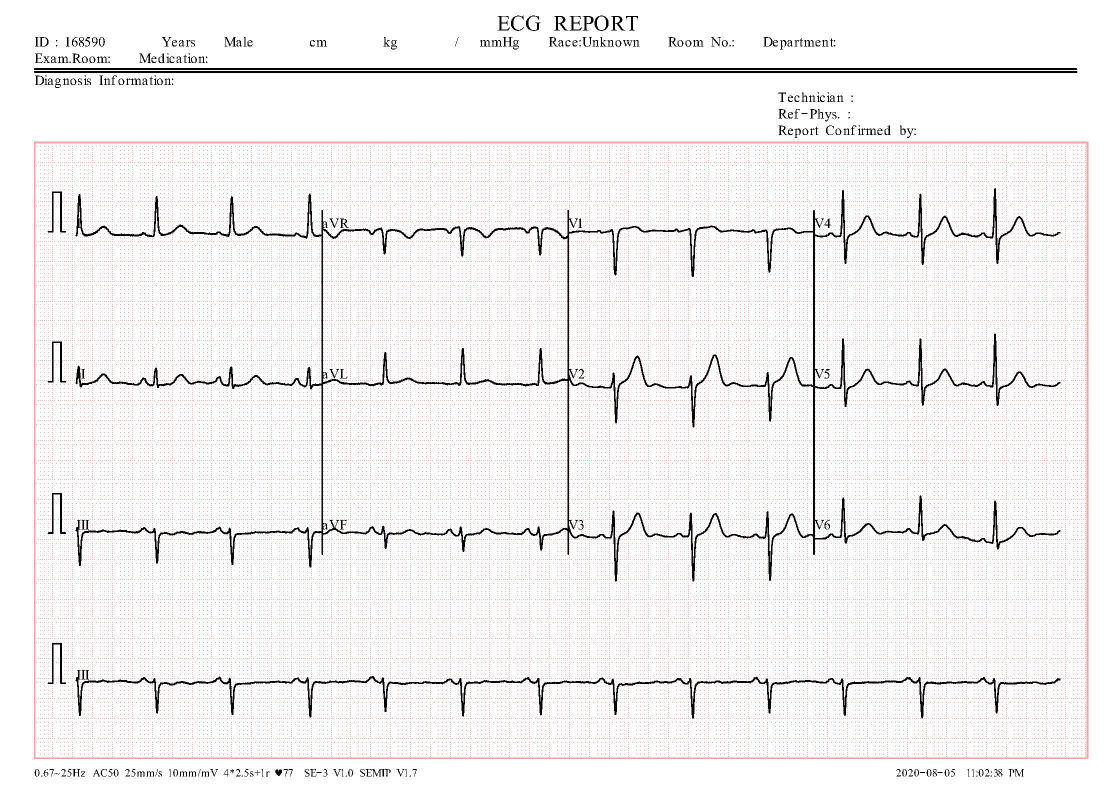
#> input picture data/NormalPersonECGImages/Normal_1.jpg, 2213 x 1572 px, given in place of Normal_100Cropped_lead1.png, which was not available (shown at 1/2 size)
$ jupyter execute --allow-errors ECG_to_csv.ipynb   (text cells are left out)
#> lines starting #> are read from the running program, lines starting #| are printed output that depends on the picture; after the words box and inside, x2 and y2 are one past the last pixel; in counts of white or black regions, pixels touching at a corner belong together; pictures that were not available may be replaced by others from this repository, and a replacement may not be noted
[cell 1]
import pandas as pd
import numpy as np
import cv2
import matplotlib.pyplot as plt
import os.path, sys, re
from PIL import Image
# from resizeimage import resizeimage

[cell 2]
cd ..

[cell 3]
img=cv2.imread( 'data/NormalPersonECGImages/Cropped_Images/Normal_100Cropped_lead1.png' )
#> img is the input picture: shape (1572, 2213, 3); mean B, G, R 240.3, 240.6, 242.9

[cell 4]
path="data/NormalPersonECGImages/Cropped_Images"
path2="data/CSV_Data/NormalPersonECGImages/"

#> (a cell that did not finish here is left out)

[cell 6]
# ECGImagesofPatientthathaveabnormalheartbeat
# ECGImagesofPatientthathaveHistoryofMI

[cell 7]
# [5 lines of commented-out code are left out]

path="data/ECGImagesofPatientthathaveHistoryofMI/Cropped_Images/"
path2 = "CSV_data/ECGImagesofPatientthathaveHistoryofMI/"


# path="data/NormalPersonECGImages/Cropped_Images/"
# path2 = "CSV_data/NormalPersonECGImages/"


#> (the rest of this cell did not finish here and is left out)

#> (a cell that did not finish here is left out)

[cell 9]
cd data/NormalPersonECGImages/Cropped_Images/

img=cv2.imread( 'Normal_100Cropped_lead1.png' )
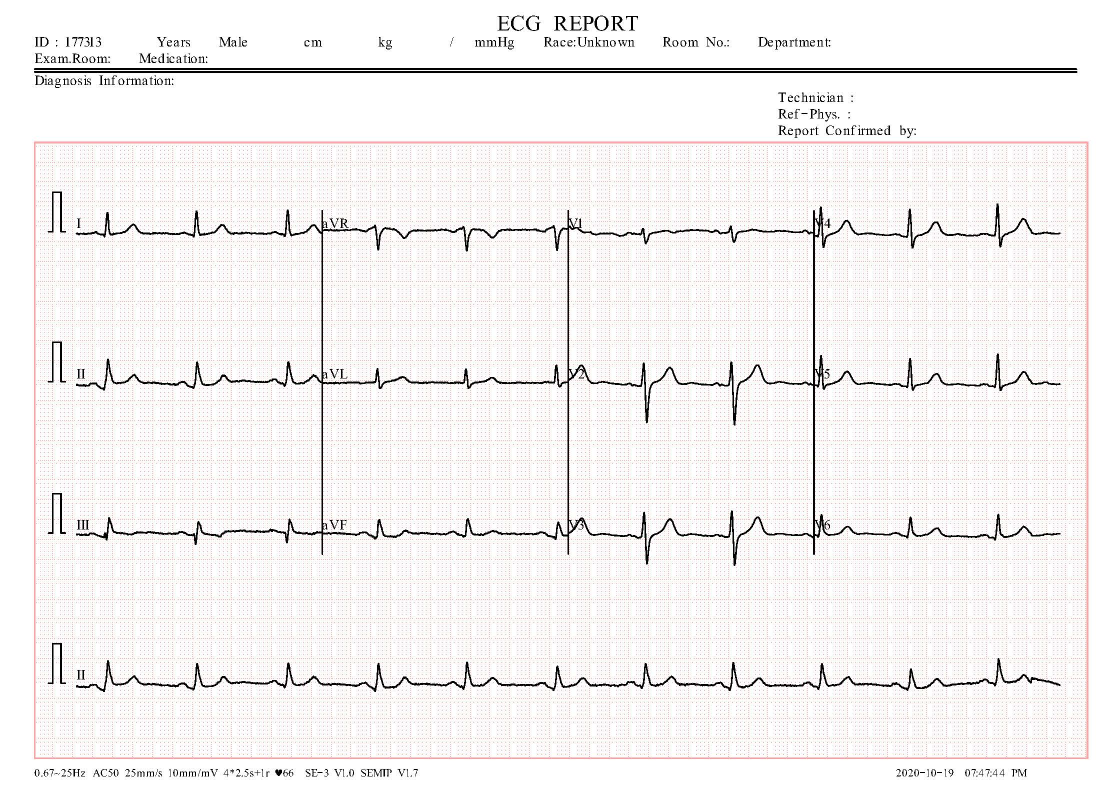
#> input picture data/NormalPersonECGImages/Normal_106.jpg, 2213 x 1572 px, given in place of Normal_100Cropped_lead1.png, which was not available (shown at 1/2 size)
#> img is the input picture: shape (1572, 2213, 3); mean B, G, R 241, 241.4, 243.7
gray = cv2.cvtColor(img, cv2.COLOR_BGR2GRAY)

[cell 10]
plt.imshow(img)

[cell 11]
# Set threshold level
threshold_level = 50

# Find coordinates of all pixels below threshold
coords = np.column_stack(np.where(gray < threshold_level))
#> coords = 89028 pairs, first value 31 to 1552, second value 68 to 2154

print(coords)
#> (printed output is left out)

# Create mask of all pixels lower than threshold level
mask = gray < threshold_level
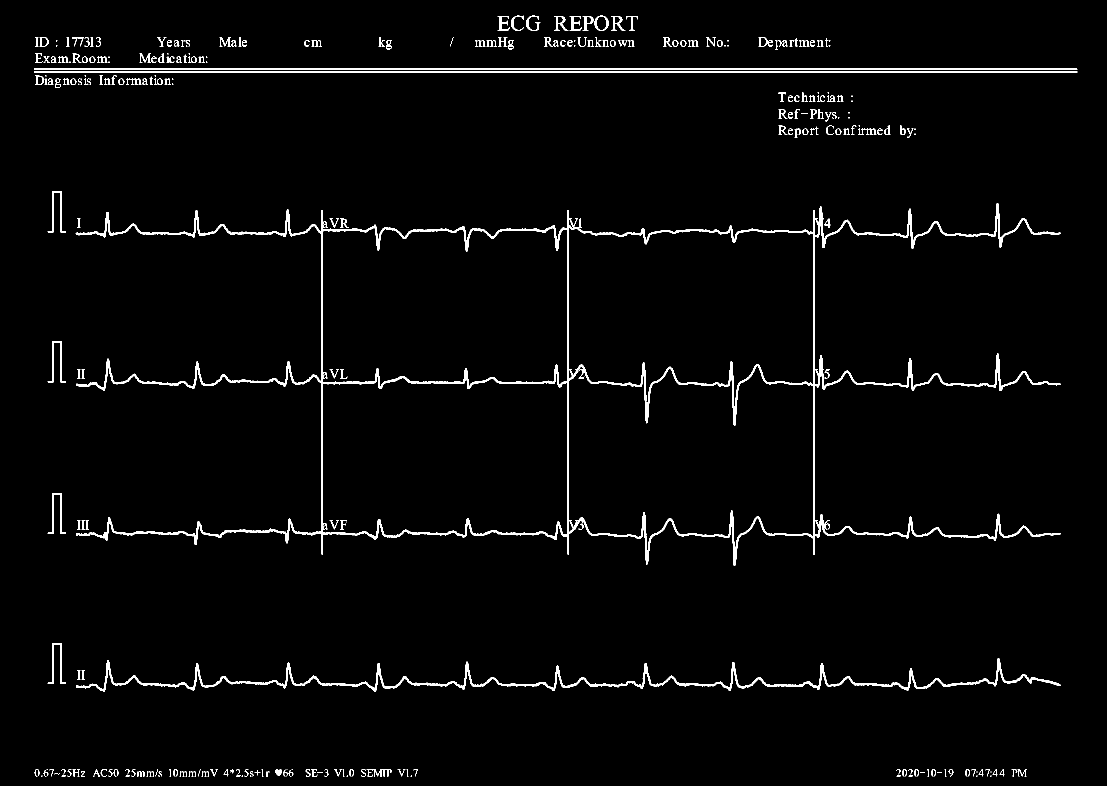
#> mask: shape (1572, 2213) bool (shown at 1/2 size); 2.6% white; 283 white regions (62 under 20 px), largest, box (x1, y1, x2, y2) and area: (151, 407, 2121, 1132) 42399, (152, 1316, 2121, 1384) 11479, (68, 142, 2155, 146) 8345

# Color the pixels in the mask
img[mask] = (204, 119, 0)
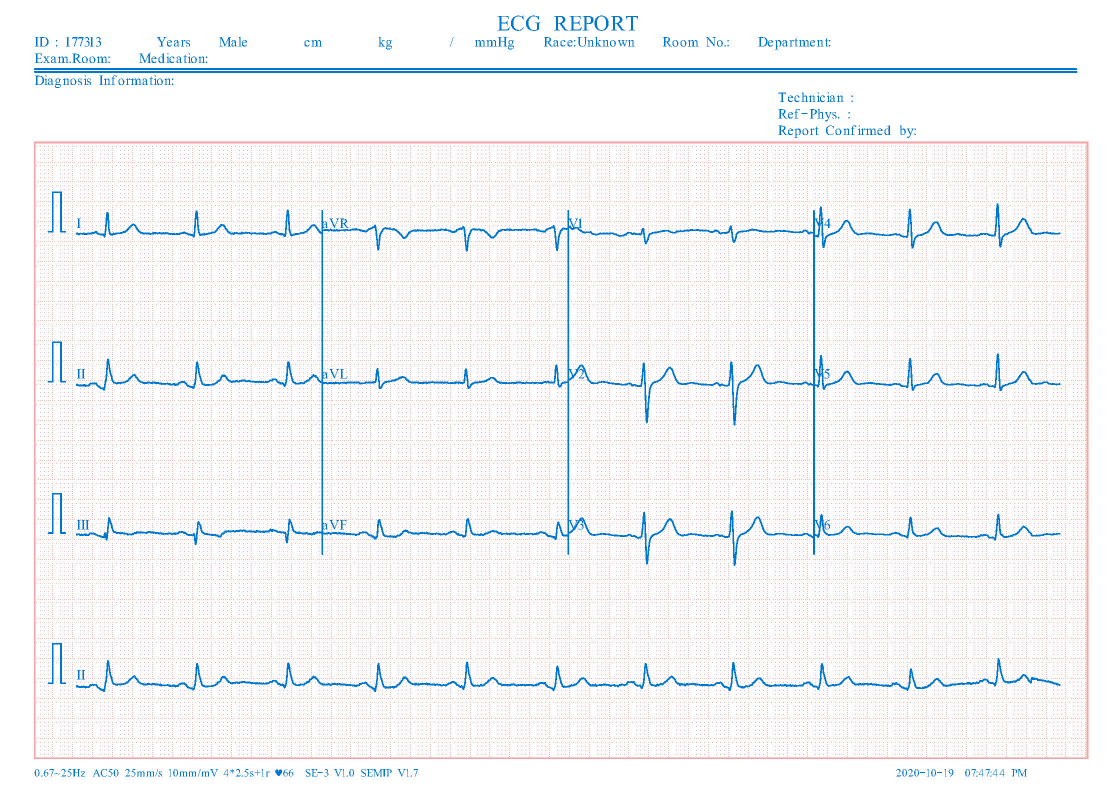
#> img: shape (1572, 2213, 3) (shown at 1/2 size); 2.56% of pixels changed, all inside (x1, y1, x2, y2) = (68, 31, 2155, 1553)

# cv2.imshow('image', img)
# cv2.waitKey()

[cell 12]
plt.imshow(img)
# plt.colorbar()

[cell 13]
plt.imshow(mask)
# plt.colorbar()

[cell 14]
mask.shape
#> Out = (1572, 2213)

[cell 15]
coords = np.column_stack(np.where(gray < threshold_level))

[cell 16]
coords = np.column_stack(np.where(gray < threshold_level))


#> (the rest of this cell did not finish here and is left out)

[cell 17]
img.shape
gray.shape
#> Out = (1572, 2213)
